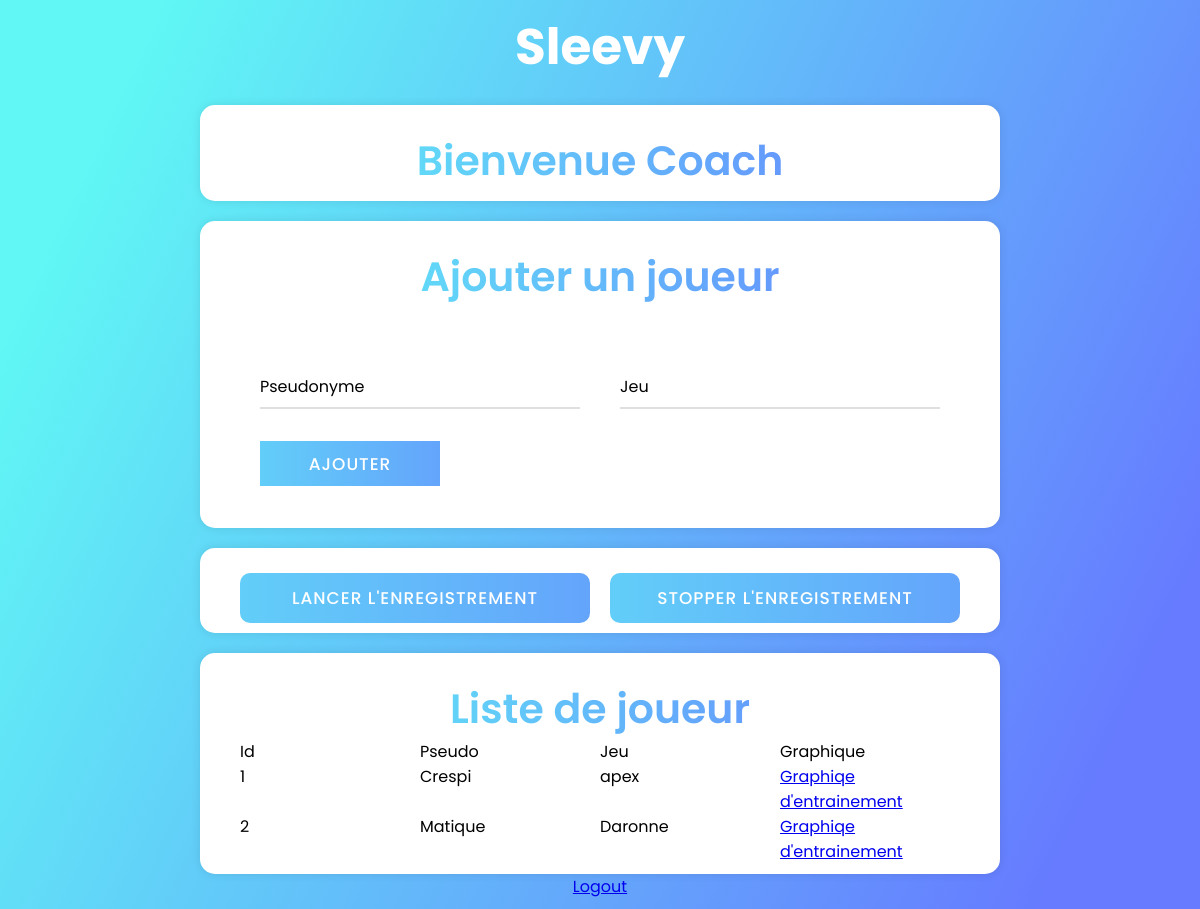
/players (signed in), run on an earlier commit of the app's database.
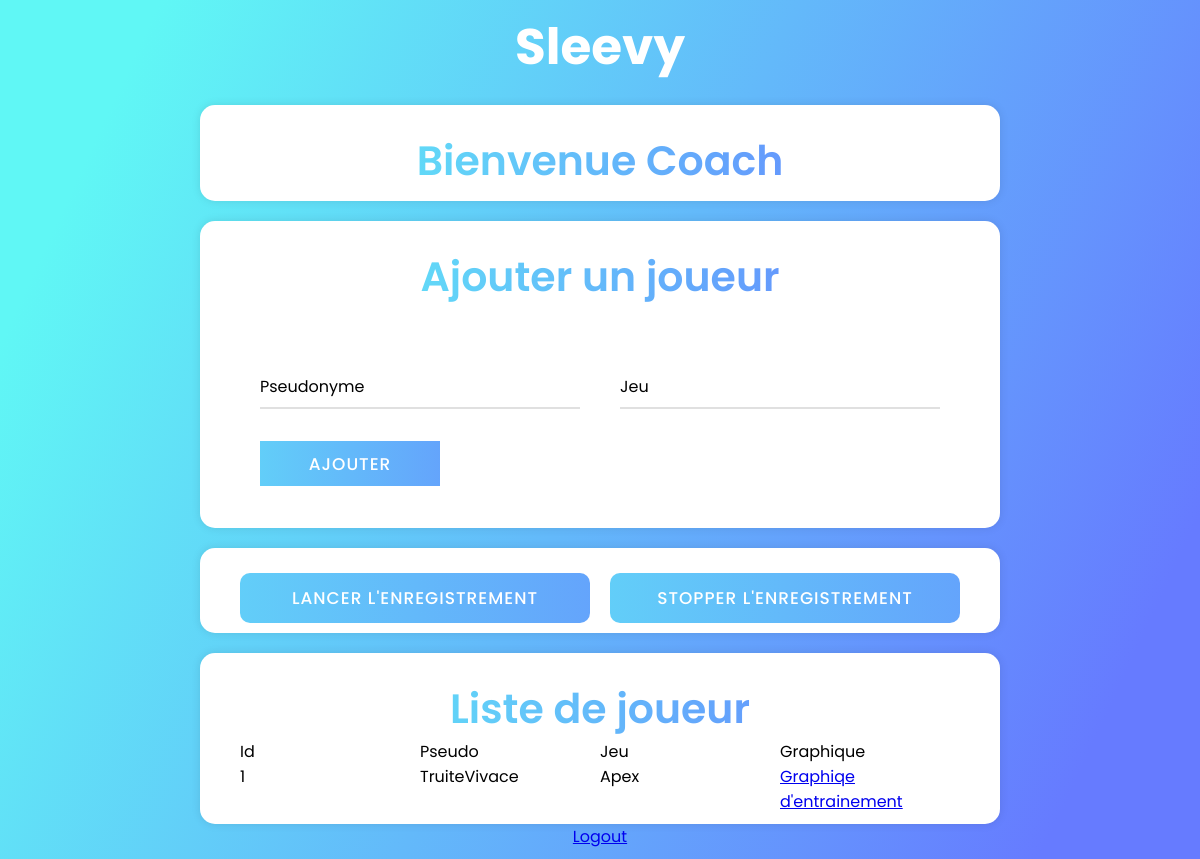
And on a later commit of the database.
### app/models.py (models this page shows)
class Player(db.Model):
    id = db.Column(db.Integer, primary_key=True)
    username = db.Column(db.String(25), unique=True, nullable=False)
    game = db.Column(db.String(25), nullable=False)
    coach_id = db.Column(db.Integer, db.ForeignKey('coach.id'))

### app/views.py (the view)
@app.route('/players', methods=['POST', 'GET'])
def players():
    coach_id = None
    if session['coach']:
        coach_id = session['coach']
        players = Player.query.filter_by(coach_id=coach_id)
        return render_template('players.html', players=players)
    return render_template('players.html')

### app/templates/players.html (shortened to what this page needs)
<!DOCTYPE html>
<html lang="fr">
<head>
    <link rel="stylesheet" href="{{ url_for('static', filename='css/players.css') }}">
</head>
<div class="title">
    Sleevy
</div>
<div class="container">
    <div class="text">
        Bienvenue Coach
    </div>
</div class="container">
<div class="container">
    <div class="text">
        Ajouter un joueur
    </div>
    <form name='player_registration' action="{{ url_for('register_player') }}" method="post">
        <div class="form-row">
            <div class="input-data">
                <input type="text" name="username" required>
                <div class="underline"></div>
                <label for="">Pseudonyme</label>
            </div>
            <div class="input-data">
                <input type="text" name="game" required>
                <div class="underline"></div>
                <label for="">Jeu</label>
            </div>
        </div>
        <div class="form-row submit-btn">
            <div class="input-data">
                <div class="inner"></div>
                <input type="submit" value="Ajouter">
            </div>
        </div>
    </form>
</div>
<div class="container custom-button-container">
    <button class="custom-button" onclick="window.location.href='/rec_start';">
        <div class="inner"></div>
        <span>Lancer l'enregistrement</span>
    </button>
    <button class="custom-button" onclick="window.location.href='http://192.168.190.172:5000';">
        <div class="inner"></div>
        <span>Stopper l'enregistrement</span>
    </button>
</div>
<div class="container">
    <div class="text">
        Liste de joueur
    </div>
    <div id="player_list">
        <p>Id</p>
        <p>Pseudo</p>
        <p>Jeu</p>
        <p>Graphique</p>
        {% for player in players %}
        <p>{{player.id}}</p>
        <p>{{player.username}}</p>
        <p>{{player.game}}</p><a href="{{ url_for('create_charts', username=player.username) }}">Graphiqe
            d'entrainement</a>
        {% endfor %}
    </div>
</div>
<a href="{{ url_for('logout') }}"> Logout </a>

### app/static/css/players.css (style rules this page uses)
* { margin: 0; padding: 0; outline: none; box-sizing: border-box; font-family: 'Poppins', sans-serif; }
.title { font-size: 50px; font-weight: 700; text-align: center; margin-bottom: 20px; color: white; }
.container { max-width: 800px; background: #fff; width: 800px; padding: 25px 40px 10px 40px; box-shadow: 0px 0px 10px rgba(0, 0, 0, 0.1); border-radius: 15px; }
.container .text { text-align: center; font-size: 41px; font-weight: 600; font-family: 'Poppins', sans-serif; background: -webkit-linear-gradient(left, #60f7f5, #667bff); -webkit-background-clip: text; -webkit-text-fill-color: transparent; }
.container form { padding: 30px 0 0 0; }
.container form .form-row { display: flex; margin: 32px 0; }
form .form-row .input-data { width: 100%; height: 40px; margin: 0 20px; position: relative; }
.input-data input, .textarea textarea { display: block; width: 100%; height: 100%; border: none; font-size: 17px; border-bottom: 2px solid rgba(0, 0, 0, 0.12); }
.input-data label { position: absolute; pointer-events: none; bottom: 10px; font-size: 16px; transition: all 0.3s ease; }
.container+.container { margin-top: 20px; }
.input-data .underline { position: absolute; bottom: 0; height: 2px; width: 100%; }
.input-data .underline:before { position: absolute; content: ""; height: 2px; width: 100%; background: #3498db; transform: scaleX(0); transform-origin: center; transition: transform 0.3s ease; }
.submit-btn .input-data { overflow: hidden; height: 45px !important; width: 25% !important; }
.custom-button-container { display: flex; justify-content: space-between; }
.custom-button { position: relative; overflow: hidden; height: 50px; width: calc(50% - 10px); border: none; color: #fff; font-size: 17px; font-weight: 500; text-transform: uppercase; letter-spacing: 1px; cursor: pointer; background: none; display: flex; align-items: center; justify-content: center; border-radius: 10px; }
.custom-button .inner { height: 100%; width: 300%; position: absolute; left: -100%; background: -webkit-linear-gradient(left, #60f7f5, #667bff); transition: all 0.4s; }
.custom-button span { position: relative; z-index: 2; }
.submit-btn .input-data .inner { height: 100%; width: 300%; position: absolute; left: -100%; background: -webkit-linear-gradient(left, #60f7f5, #667bff); transition: all 0.4s; }
.submit-btn .input-data input { background: none; border: none; color: #fff; font-size: 17px; font-weight: 500; text-transform: uppercase; letter-spacing: 1px; cursor: pointer; position: relative; z-index: 2; }
#player_list { display: grid; grid-template-columns: 1fr 1fr 1fr 1fr; }
#player_list>p { display: grid; grid-template-columns: 1fr 1fr 1fr 1fr; margin-top: 0; }

What changed in the data, as far as the page shows it:
removed Player: id "2", username "Matique", game "Daronne"
changed Player id 1: username "Crespi" → "TruiteVivace"; game "apex" → "Apex"
